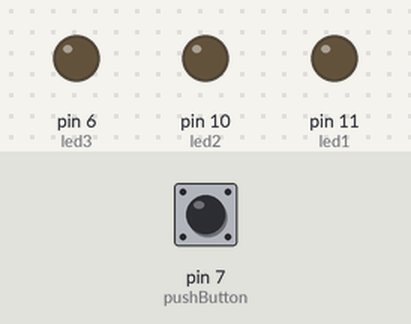
The sketch below on a simulated Arduino Uno, built with avr-gcc and run on an emulated ATmega328P. On the bench: output pins drawn as LEDs (lit = HIGH). Dashed ring = blinking. Inputs (shaded band) come from the test bench; at power-on: pin 7 (pushButton) HIGH.

Above: at 1.2 s.
1.3 s: pin 7 (pushButton) pulled LOW for 0.15 s
At 1.4 s:
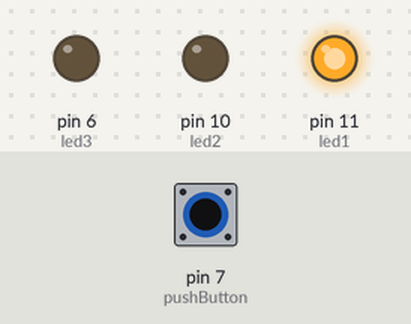
4.3 s: pin 7 (pushButton) pulled LOW for 1 s
At 4.8 s:
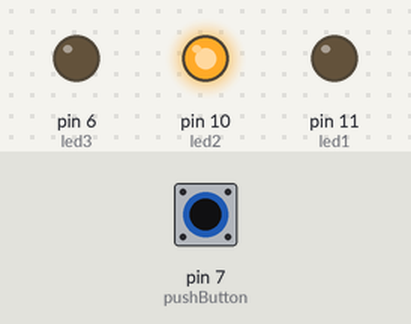
7.3 s: pin 7 (pushButton) pulled LOW for 3.2 s
At 8.2 s:
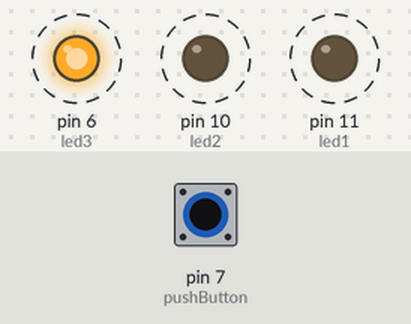
Timing chart, 0 to 12.2 s (numbered marks = the images above; inputs shaded):
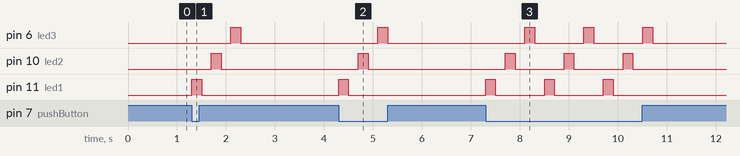

Measured:
- after the input at 1.3 s, pin 6 (led3): LOW → HIGH after 0.80 s, → LOW 0.20 s later; pin 10 (led2): LOW → HIGH after 0.40 s, → LOW 0.20 s later; pin 11 (led1): LOW → HIGH at once, → LOW 0.20 s later
- after the input at 4.3 s, pin 6 (led3): LOW → HIGH after 0.80 s, → LOW 0.20 s later; pin 10 (led2): LOW → HIGH after 0.40 s, → LOW 0.20 s later; pin 11 (led1): LOW → HIGH at once, → LOW 0.20 s later
- after the input at 7.3 s, pin 6 (led3): alternates HIGH for 0.20 s and LOW for 1.0 s, 6 changes in all, then stays LOW, starting after 0.80 s; pin 10 (led2): alternates HIGH for 0.20 s and LOW for 1.0 s, 6 changes in all, then stays LOW, starting after 0.40 s

The sketch:

1.ino
```cpp
int led3 = 6;
int led2 = 10;
int led1 = 11;
int pushButton = 7;

void setup() {
  // put your setup code here, to run once:
  pinMode(led1, OUTPUT);
  pinMode(led2, OUTPUT);
  pinMode(led3, OUTPUT);
  pinMode(pushButton, INPUT);

  digitalWrite(pushButton, HIGH);
}

void loop() {
  if (digitalRead(pushButton) == LOW) {
    for (int i = 0; i <= 255; i+=5) {
      analogWrite(led1, i);
    }
    delay(200);
    for (int i = 255; i >= 0; i-=5) {
      analogWrite(led1, i);
    }
    delay(200);
    for (int i = 0; i <= 255; i+=5) {
      analogWrite(led2, i);
    }
    delay(200);
    for (int i = 255; i >= 0; i-=5) {
      analogWrite(led2, i);
    }
    delay(200);
    for (int i = 0; i <= 255; i+=5) {
      analogWrite(led3, i);
    }
    delay(200);
    for (int i = 255; i >= 0; i-=5) {
      analogWrite(led3, i);
    }
    delay(200);
  }
}
```
